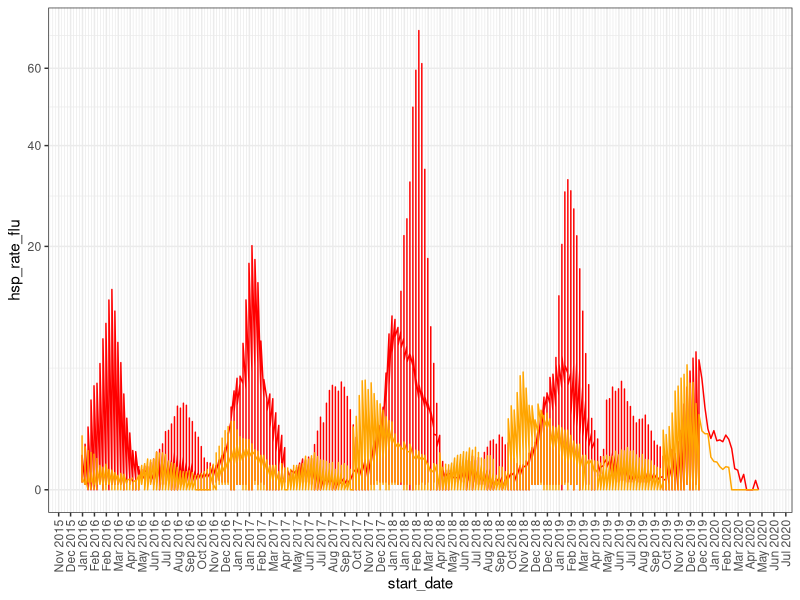
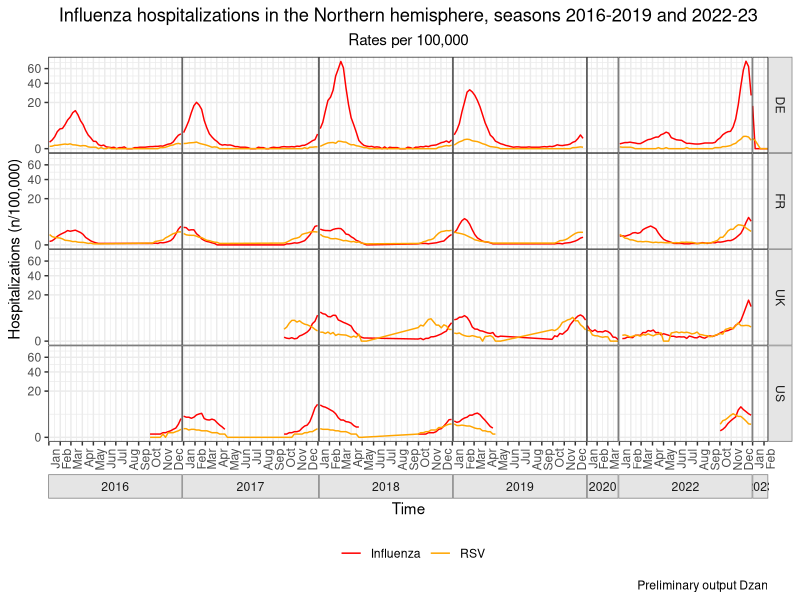
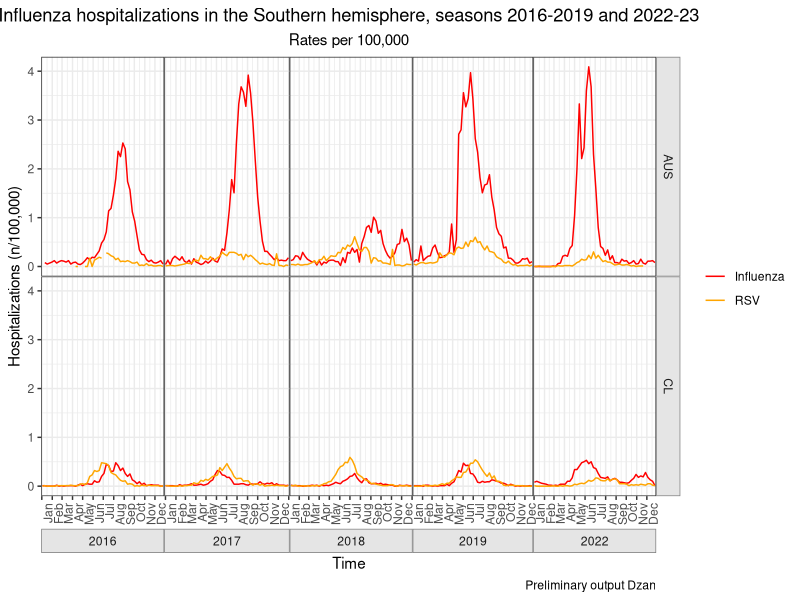
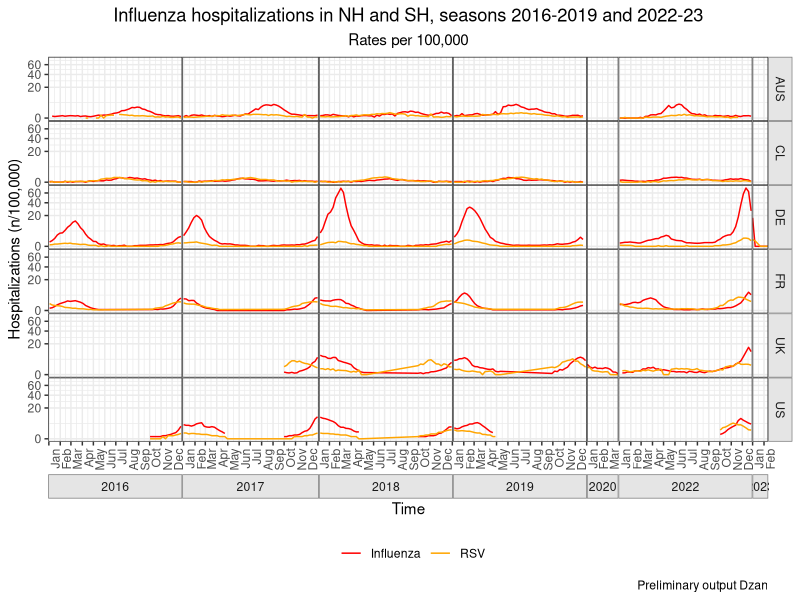
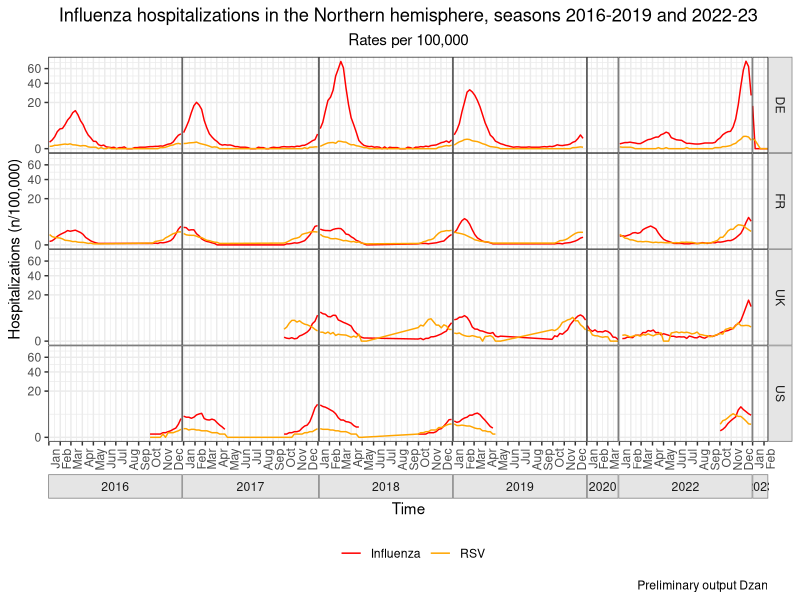
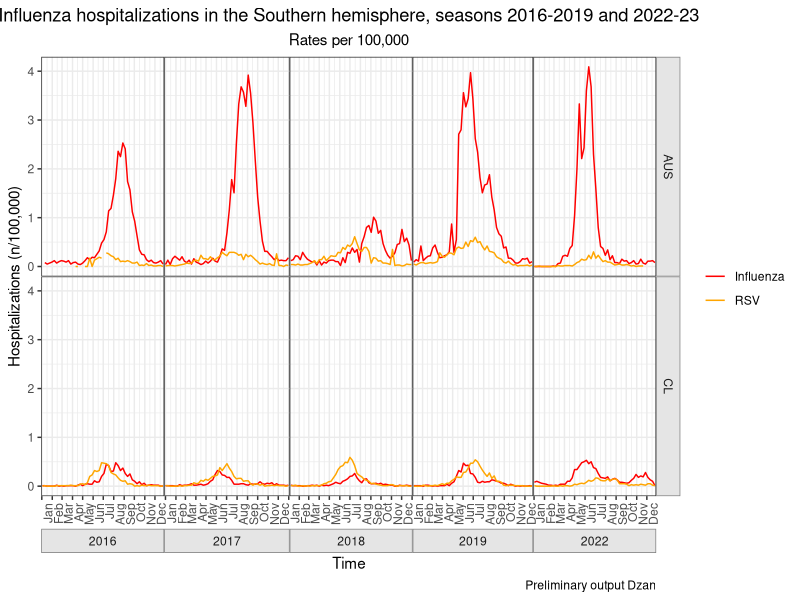
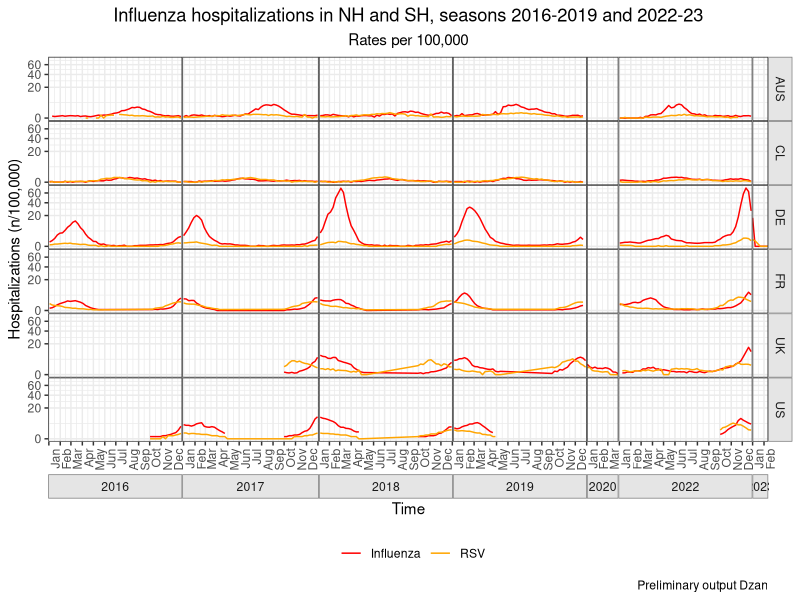

Here is the R script that generated these plots, in order:
library(tidyverse)
library(lubridate)

data <- read.csv(file='data/merged_data/merged_data.csv')

# Overall hospitalization by virus (Influenza, RSV, COVID-19) for the NH and SH 
# (complete time series for full time period: 2016 - 2023)
# Design: line graph
# X-axis: 2016 - 2023 with a second x-axis label that identifies the seasons

data$start_date <- as.Date(data$start_date)

date_breaks <- data$start_date
epi <- data$week

breaks_mo <- seq(min(data$start_date), max(data$start_date), by="4 months")


# this is messy 

data |> filter(year < 2021, age_group=="ALL") |> ggplot()+
     geom_line(mapping = aes(start_date, hsp_rate_flu, color='Influenza')) +
     geom_line(mapping = aes(start_date, hsp_rate_rsv, color='RSV')) +
     scale_color_manual("", 
                        breaks = c('Influenza','RSV'),
                        values = c("Influenza"="red", "RSV"="orange"))+
     scale_x_date(
          date_breaks = "4 weeks",
          date_minor_breaks = "1 week",
          date_labels = "%b %Y"
     ) +
     scale_y_sqrt() +
     theme_bw() +
     theme(axis.text.x = element_text(
          angle = 90,
          vjust = 0.5,
          hjust = 1
     ))+
     theme(legend.position = 'none')

###


Figure_1_NH <- data |> filter(hemisphere=='NH', age_group=="ALL", data_source!="FluNet - Sentinel") |> 
     filter(country!="UK" | year!=2020 | week<15) |> 
     ggplot()+
     geom_line(mapping = aes(start_date, hsp_rate_flu, color="Influenza")) +
     geom_line(mapping = aes(start_date, hsp_rate_rsv, color="RSV")) +
     scale_color_manual("",
                        breaks = c('Influenza','RSV'),
                        values = c("Influenza"="red", "RSV"="orange"))+
     scale_x_date(date_labels="%b", date_breaks="month", expand=c(0.01,0)) +
     facet_grid(country ~ year(start_date), space="free_x", scales="free_x", switch="x") +
     theme_bw() +
     theme(strip.placement = "outside",
           strip.background = element_rect(fill="grey90", color="grey50"),
           panel.spacing=unit(0,"cm"))+
     theme(axis.text.x = element_text(
          angle = 90,
          vjust = 1.2,
          hjust = 1
     ), 
     plot.title=element_text(hjust=0.5),
     plot.subtitle = element_text(hjust=0.5))+
     theme(legend.position = 'bottom')+
     scale_y_sqrt()+
     labs(title="Influenza hospitalizations in the Northern hemisphere, seasons 2016-2019 and 2022-23",
          subtitle="Rates per 100,000", x="Time", y="Hospitalizations (n/100,000)", caption="Preliminary output Dzan")

Figure_1_NH

Figure_1_SH <- data |> filter(hemisphere=='SH', age_group=="ALL") |> 
     filter(data_source!="AUS DOH") |> 
     ggplot()+
        geom_line(mapping = aes(start_date, hsp_rate_flu, color="Influenza")) +
        geom_line(mapping = aes(start_date, hsp_rate_rsv, color="RSV")) +
        scale_color_manual("",
                           breaks = c('Influenza','RSV'),
                           values = c("Influenza"="red", "RSV"="orange"))+
     scale_x_date(date_labels="%b", date_breaks="month", expand=c(0.01,0)) +
     facet_grid(country ~ year(start_date), space="free_x", scales="free_x", switch="x") +
     theme_bw() +
     theme(strip.placement = "outside",
           strip.background = element_rect(fill="grey90", color="grey50"),
           panel.spacing=unit(0,"cm"))+
     theme(axis.text.x = element_text(
          angle = 90,
          vjust = 1.2,
          hjust = 1
     ), 
     plot.title=element_text(hjust=0.5),
     plot.subtitle = element_text(hjust=0.5))+
     #theme(legend.position = 'none')+
     labs(title="Influenza hospitalizations in the Southern hemisphere, seasons 2016-2019 and 2022-23",
          subtitle="Rates per 100,000", x="Time", y="Hospitalizations (n/100,000)", caption="Preliminary output Dzan")

Figure_1_SH

Figure_1_Both <- data |> filter(age_group=="ALL") |> 
     filter(data_source!="AUS DOH", data_source!="FluNet - Sentinel") |> 
     filter(country!="UK" | year!=2020 | week<15) |> 
     ggplot()+
        geom_line(mapping = aes(start_date, hsp_rate_flu, color="Influenza")) +
        geom_line(mapping = aes(start_date, hsp_rate_rsv, color="RSV")) +
        scale_color_manual("",
                           breaks = c('Influenza','RSV'),
                           values = c("Influenza"="red", "RSV"="orange"))+
     scale_x_date(date_labels="%b", date_breaks="month", expand=c(0.01,0)) +
     facet_grid(country ~ year(start_date), space="free_x", scales="free_x", switch="x") +
     theme_bw() +
     theme(strip.placement = "outside",
           strip.background = element_rect(fill="grey90", color="grey50"),
           panel.spacing=unit(0,"cm"))+
     theme(axis.text.x = element_text(
          angle = 90,
          vjust = 1.2,
          hjust = 1
     ), 
     plot.title=element_text(hjust=0.5),
     plot.subtitle = element_text(hjust=0.5))+
     scale_y_sqrt()+
     theme(legend.position = 'bottom')+
     labs(title="Influenza hospitalizations in NH and SH, seasons 2016-2019 and 2022-23",
          subtitle="Rates per 100,000", x="Time", y="Hospitalizations (n/100,000)", caption="Preliminary output Dzan")

Figure_1_Both



ggsave(
        'Figure_1_NH.png',
        Figure_1_NH,
        width = 18,
        height = 12,
        units = 'cm'
)


ggsave(
        'Figure_1_SH.png',
        Figure_1_SH,
        width = 18,
        height = 12,
        units = 'cm'
)

ggsave(
        'Figure_1_Both.png',
        Figure_1_Both,
        width = 18,
        height = 12,
        units = 'cm'
)

       